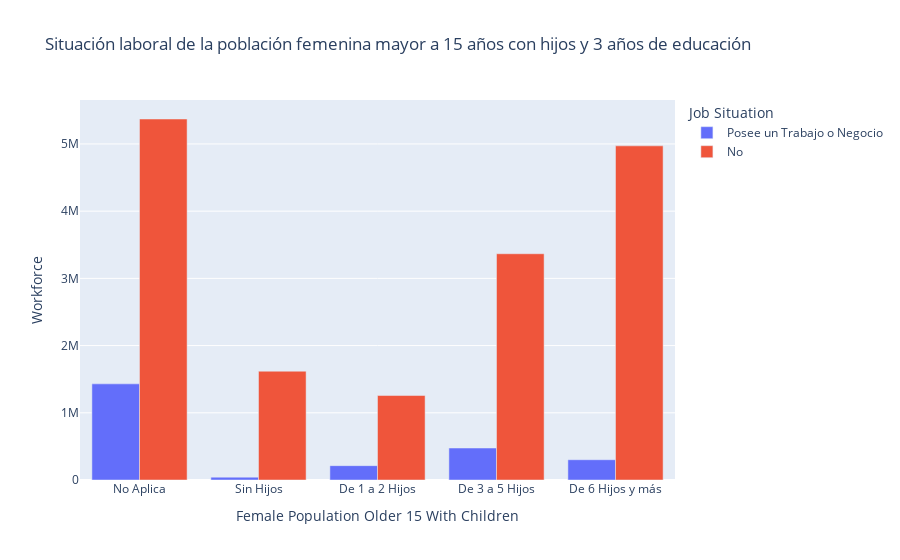

Write notebook code for a chart like this one.
### Code cell
child_school('0 a 3 Años de Escolaridad')

### Figure 1 — Plotly figure (JSON) as saved in the notebook; plotly's stock layout.template omitted (floating-point values rounded to 4 significant figures)
{"data": [{"alignmentgroup": "True", "hovertemplate": "Job Situation=Posee un Trabajo o Negocio<br>Female Population Older 15 With Children=%{x}<br>Workforce=%{y}<extra></extra>", "legendgroup": "Posee un Trabajo o Negocio", "marker": {"color": "#636efa"}, "name": "Posee un Trabajo o Negocio", "offsetgroup": "Posee un Trabajo o Negocio", "orientation": "v", "showlegend": true, "textposition": "auto", "type": "bar", "x": ["No Aplica", "Sin Hijos", "De 1 a 2 Hijos", "De 3 a 5 Hijos", "De 6 Hijos y más"], "xaxis": "x", "y": [1430343, 42283, 213512, 475911, 301555], "yaxis": "y"}, {"alignmentgroup": "True", "hovertemplate": "Job Situation=No<br>Female Population Older 15 With Children=%{x}<br>Workforce=%{y}<extra></extra>", "legendgroup": "No", "marker": {"color": "#EF553B"}, "name": "No", "offsetgroup": "No", "orientation": "v", "showlegend": true, "textposition": "auto", "type": "bar", "x": ["No Aplica", "Sin Hijos", "De 1 a 2 Hijos", "De 3 a 5 Hijos", "De 6 Hijos y más"], "xaxis": "x", "y": [5371335, 1618836, 1256867, 3366452, 4971899], "yaxis": "y"}], "layout": {"barmode": "group", "legend": {"title": {"text": "Job Situation"}, "tracegroupgap": 0}, "title": {"text": "Situación laboral de la población femenina mayor a 15 años con hijos y 3 años de educación"}, "xaxis": {"anchor": "y", "domain": [0, 1], "title": {"text": "Female Population Older 15 With Children"}}, "yaxis": {"anchor": "x", "domain": [0, 1], "title": {"text": "Workforce"}}}}
